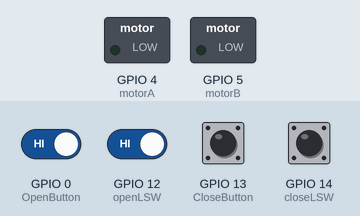
Simulated run of this program. Board: ESP8266 (Wemos D1 mini). Parts: switched loads named in the program (green lamp = pin HIGH). Inputs (shaded band) come from the test bench; at power-on: GPIO 0 (OpenButton), GPIO 12 (openLSW), GPIO 13 (CloseButton), GPIO 14 (closeLSW) HIGH. WiFi joins after 1.5 s; servers stay silent unless stated; random numbers use the default seed unless the program sets one; no MQTT or app messages arrive unless stated; what the program prints to the serial monitor is not drawn.

Above: at 2.7 s.
2.8 s: GPIO 14 (closeLSW) pulled LOW for 0.15 s
At 2.87 s:
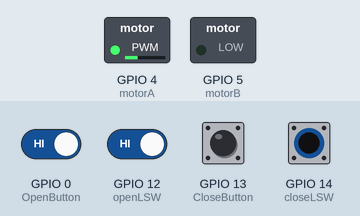
7.6 s: GPIO 0 (OpenButton) driven LOW and GPIO 12 (openLSW) driven LOW
At 8.9 s:
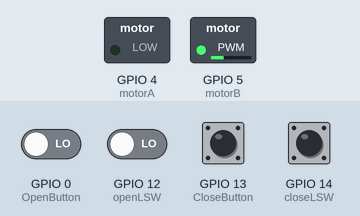
9.2 s: GPIO 12 (openLSW) driven HIGH
At 10.1 s:
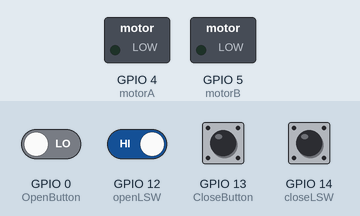
Timing chart, 0 to 11.7 s (numbered marks = the images above; inputs shaded):
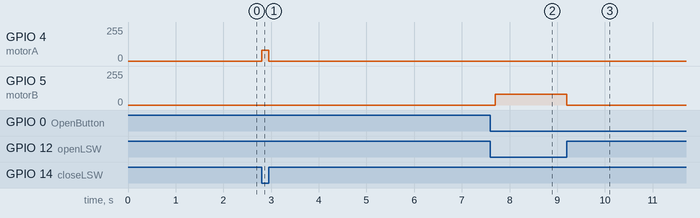

Measured:
- after the input at 2.8 s, GPIO 4 (motorA): 0/255 → 80/255 at once, → 0/255 0.15 s later
- after the input at 7.6 s, GPIO 5 (motorB): 0/255 → 80/255 after 0.10 s
- after the input at 9.2 s, GPIO 5 (motorB): 80/255 → 0/255 at once

The program:

main.cpp
```cpp
/**********************************************************************************
/*  Program name: Hönslucka
 *  This program is used to control
 *  a geared motor to wind or rewind (close/open) a string conneted to the hatch.
 *  The manual function (open/close buttons) is overriding the Home Assistant
 *  settings so if the Home assistant is down You could
 *  Using following hardware:
 *  Wemos D1 (ESP8266 ESP-12F)
 *  Motor driver board using LS9110-S
 *  Level shifter 3.3 - 5 V
 *  DC/DC 12V -> 5V
 *  External antenna
 *
 *  2024-10-17 Håkan Torén
 **********************************************************************************/

//#define DEBUG   // This will  print messages

#include <Arduino.h>

#include <ESP8266WiFi.h>
#include <PubSubClient.h>

#define wifi_ssid "Ekeborg"
#define wifi_password "Mittekeborg54"
#define HOSTNAME Honslucka
#define mqtt_server "192.168.1.36"
#define mqtt_user "ha"
#define mqtt_password "ha"

#define state_topic1 "kibunzi/honslucka/state"
#define inTopic1 "kibunzi/honslucka/command"
#define state_topic2 "kibunzi/honslucka/input"

#define motorA 4
#define motorB 5
#define motorspeed 80
#define motorGND 0
/*
#define openLSW 14          //GPIO14 (D5)
#define closeLSW 12         //GPIO12 (D6)
*/
#define openLSW 12         //GPIO12 (D6)
#define closeLSW 14          //GPIO14 (D5)

#define OpenButton 0        //GPIO0  (D3)
#define CloseButton 13      //GPIO13 (D7)


bool motorToggle = true;
bool OpenHatch = false;
int OpenButtonState = HIGH;
int CloseButtonState = HIGH;
int LastOpenButtonState = HIGH;  // Pull up
int LastCloseButtonState = HIGH; // Pull up
unsigned long LastOpenButtonDebounceTime = 0;
unsigned long LastCloseButtonDebounceTime = 0;
unsigned int debounceDelay = 100;

WiFiClient espClient;
PubSubClient client(espClient);


void setup_wifi(){
  delay(10);
  Serial.print("\nConnecting to ");
  Serial.println(wifi_ssid);
  WiFi.hostname("HOSTNAME");
  WiFi.begin(wifi_ssid, wifi_password);
  while(WiFi.status() != WL_CONNECTED){
    delay(500);
    Serial.print(".");
  }
  Serial.print("\nWiFi connected \n");
  Serial.print("IP adress: ");
  Serial.println(WiFi.localIP());
}

void reconnect(){
  // Loop until we are connected
  while(!client.connected()){
    Serial.print("Atempting MQTT connection ...");
    // Create random client ID
    String clientId = "MQTT_Relay-";
    clientId += String(random(0xffff),HEX);
    // Attempt to connect
    if(client.connect(clientId.c_str(), mqtt_user, mqtt_password)){
      Serial.println("connected");
      // Once connected, publish an announcement..
      client.publish(state_topic1, "CLOSE");
      // ... and resubscribe
      client.subscribe(inTopic1);
    }else{
      Serial.print("failed, rc = ");
      Serial.print(client.state());
      Serial.println("try again in 5 seconds");
      // Wait 5 seconds before retrying
      delay(5000);
    }

  }
}

void callback(char* topic1,byte* payload, unsigned int length){
#ifdef  DEBUG
  Serial.print("Message arrived on topic: ");
  Serial.print(topic1);
  Serial.print(". Message: ");
#endif
  String messageTemp;

  for(unsigned int i=0;i<length;i++){
#ifdef  DEBUG
    Serial.print((char)payload[i]);
#endif
    messageTemp += (char)payload[i];
  }
#ifdef  DEBUG
  Serial.println();
#endif
  if(String(topic1) == inTopic1){
    if(messageTemp == "OPEN"){
#ifdef  DEBUG
      Serial.print("Changing output to ON\n");
#endif
      client.publish(state_topic1, "OPEN");
      OpenHatch = true;
      motorToggle = true;
      analogWrite(motorA, motorGND);
      analogWrite(motorB, motorGND);
      delay(200);

    }else if(messageTemp == "CLOSE"){
#ifdef  DEBUG
      Serial.print("Changing output to OFF\n");
#endif
      client.publish(state_topic1, "CLOSE");
      OpenHatch = false;
      motorToggle = true;
      analogWrite(motorA, motorGND);    // Stop motor
      analogWrite(motorB, motorGND);
      delay(200);
    }


  }
}

void setup() {

  Serial.begin(115200);
  pinMode(motorA,OUTPUT);
  pinMode(motorB,OUTPUT);
  pinMode(openLSW,INPUT_PULLUP);
  pinMode(closeLSW,INPUT_PULLUP);
  pinMode(OpenButton,INPUT_PULLUP);
  pinMode(CloseButton,INPUT_PULLUP);

  setup_wifi();
  client.setServer(mqtt_server, 1883);
  client.setCallback(callback);

}

void loop(){
  if(!client.connected()){
    reconnect();
  }
  client.loop();


  if(OpenHatch){                                   // Command "ON",
    if(!digitalRead(openLSW) && motorToggle){
      analogWrite(motorA, motorGND);                // Wind up the string
      analogWrite(motorB, motorspeed);
      motorToggle = false;
    }else if(digitalRead(openLSW) && !motorToggle){   // Stop winding up the string
#ifdef DEBUG
  Serial.println("Stop windung up the string");
#endif
      analogWrite(motorA, motorGND);
      analogWrite(motorB, motorGND);
      //motorToggle = true;
    }
  }else{     // Close hatch
    if(!digitalRead(closeLSW) && motorToggle){
      analogWrite(motorA, motorspeed);                // Role out the string
      analogWrite(motorB, motorGND);
      motorToggle = false;
    }else if(digitalRead(closeLSW)){                  // Stop role out the string
#ifdef DEBUG
  Serial.println("Stop role out the string");
#endif
      analogWrite(motorA, motorGND);
      analogWrite(motorB, motorGND);
      motorToggle = true;
    }
  }
  int reading = digitalRead(OpenButton);

  if(reading != LastOpenButtonState) {
    LastOpenButtonDebounceTime = millis();
  }

  if ((millis() - LastOpenButtonDebounceTime) > debounceDelay) {
    if (reading != OpenButtonState) {
      OpenButtonState = reading;
      if (OpenButtonState == LOW) {
        client.publish(state_topic1, "OPEN");
        OpenHatch = true;
        motorToggle = true;
        analogWrite(motorA, motorGND);    // Stop motor
        analogWrite(motorB, motorGND);
        Serial.println("OFF");
      }
    }
  }
  LastOpenButtonState = reading;

 reading = digitalRead(CloseButton);

 if(reading != LastCloseButtonState) {
    LastCloseButtonDebounceTime = millis();
  }

  if ((millis() - LastCloseButtonDebounceTime) > debounceDelay) {
    if (reading != CloseButtonState) {
      CloseButtonState = reading;
      if (CloseButtonState == LOW) {
        client.publish(state_topic1, "CLOSE");
        OpenHatch = false;
        motorToggle = true;
        analogWrite(motorA, motorGND);    // Stop motor
        analogWrite(motorB, motorGND);
        Serial.println("ON");
      }
    }
  }
  LastCloseButtonState = reading;

}
```
